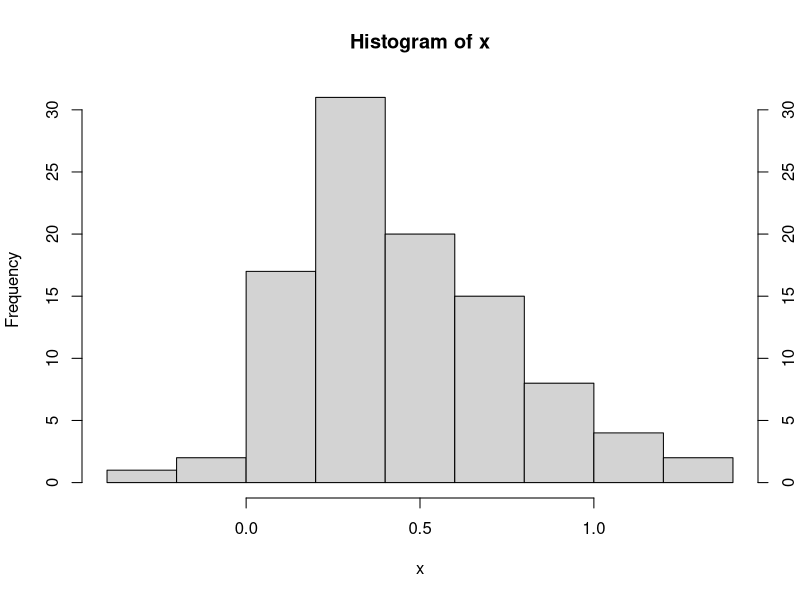

Here is the R script that generated this plot:
#Excercise 1.1

mean(exp(rnorm(1000)))

#Excercise 1.2
A <- 1
B <- 3
C <- 1
options(digits = 7)
solutions <- c((-B + sqrt(B^2 - 4*A*C))/(2*A),(-B - sqrt(B^2 - 4*A*C))/(2*A))

#error
c(-0.4, -2.6)/solutions - 1

#Excercise 1.3
set.seed(1234)
x <- rnorm(100, mean = .5, sd = .3)
mean(x)
sd(x)
hist(x, axis = FALSE)
axis(4)

#Quiz
#1
set.seed(1)
x <- rnorm(100)
head(x)

#2
?tail
help(tail)
?"tail"

#3
x <- 5 : 6
